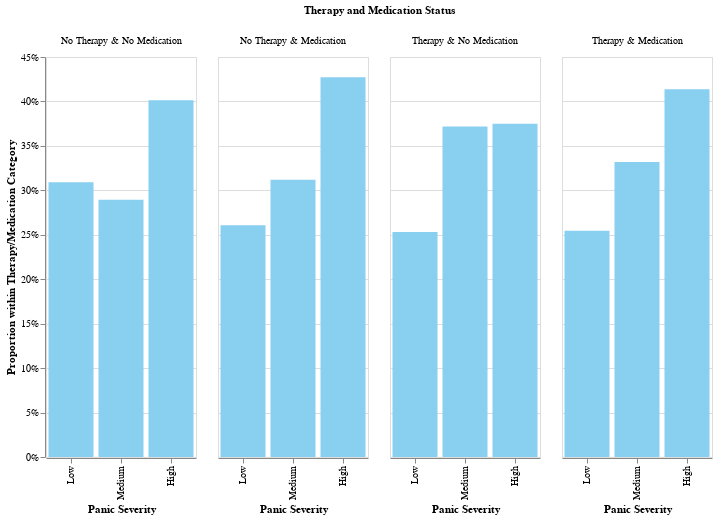

The cell this chart's notebook holds for it:
### Markdown cell above
### Normalized Grouped Bar Chart for Effects of Therapy and Medication

### Code cell
import altair as alt

# Create Therapy_Status and Medication_Status columns for labeling purposes
df['Therapy_Status'] = df['Therapy'].apply(lambda x: 'Therapy' if x == 1 else 'No Therapy')
df['Medication_Status'] = df['Medication'].apply(lambda x: 'Medication' if x == 1 else 'No Medication')

# Create a combined Therapy/Medication status column
df['Status'] = df['Therapy_Status'] + ' & ' + df['Medication_Status']

# Group by and count each combined therapy/medication status and panic severity category
count_df = df.groupby(['Status', 'Panic_Severity']).size().reset_index(name='Count')

# Compute total counts per Therapy/Medication category
total_counts = count_df.groupby('Status')['Count'].transform('sum')

# Compute the percentage
count_df['Percentage'] = count_df['Count'] / total_counts

# Specify the order of Panic_Severity categories (x-axis)
severity_order = ['Low', 'Medium', 'High']

# Specify the order of Status categories (subplots)
status_order = ['No Therapy & No Medication', 'No Therapy & Medication', 
                'Therapy & No Medication', 'Therapy & Medication']


# Create the grouped bar chart with severity on the x-axis
chart = alt.Chart(count_df).mark_bar(color='#89CFF0').encode(
    x=alt.X('Panic_Severity:N', title='Panic Severity', sort=severity_order),
    y=alt.Y('Percentage:Q', title='Proportion within Therapy/Medication Category', axis=alt.Axis(format='%')),
    column=alt.Column('Status:N', title='Therapy and Medication Status', sort=status_order)  
).properties(
    width=150,  
    height=400
).configure_view(
    continuousWidth=150,
    continuousHeight=400
).configure_axis(
    labelFont='Roboto Mono',  # Apply Roboto Mono font to axis labels
    titleFont='Roboto Mono'   # Apply Roboto Mono font to axis titles
).configure_text(
    font='Roboto Mono'  # Apply Roboto Mono font to all text elements
).interactive()

chart

### Figure 1 — Vega-Lite specification as saved in the notebook (floating-point values rounded to 4 significant figures)
{"config": {"view": {"continuousWidth": 150, "continuousHeight": 400}, "axis": {"labelFont": "Roboto Mono", "titleFont": "Roboto Mono"}, "text": {"font": "Roboto Mono"}}, "data": {"name": "data-116b802f79995d20ea755e82e64124be"}, "mark": {"type": "bar", "color": "#89CFF0"}, "encoding": {"column": {"field": "Status", "sort": ["No Therapy & No Medication", "No Therapy & Medication", "Therapy & No Medication", "Therapy & Medication"], "title": "Therapy and Medication Status", "type": "nominal"}, "x": {"field": "Panic_Severity", "sort": ["Low", "Medium", "High"], "title": "Panic Severity", "type": "nominal"}, "y": {"axis": {"format": "%"}, "field": "Percentage", "title": "Proportion within Therapy/Medication Category", "type": "quantitative"}}, "height": 400, "params": [{"name": "param_4", "select": {"type": "interval", "encodings": ["x", "y"]}, "bind": "scales"}], "width": 150, "$schema": "https://vega.github.io/schema/vega-lite/v5.20.1.json", "datasets": {"data-116b802f79995d20ea755e82e64124be": [{"Status": "No Therapy & Medication", "Panic_Severity": "High", "Count": 100, "Percentage": 0.4274}, {"Status": "No Therapy & Medication", "Panic_Severity": "Low", "Count": 61, "Percentage": 0.2607}, {"Status": "No Therapy & Medication", "Panic_Severity": "Medium", "Count": 73, "Percentage": 0.312}, {"Status": "No Therapy & No Medication", "Panic_Severity": "High", "Count": 122, "Percentage": 0.4013}, {"Status": "No Therapy & No Medication", "Panic_Severity": "Low", "Count": 94, "Percentage": 0.3092}, {"Status": "No Therapy & No Medication", "Panic_Severity": "Medium", "Count": 88, "Percentage": 0.2895}, {"Status": "Therapy & Medication", "Panic_Severity": "High", "Count": 91, "Percentage": 0.4136}, {"Status": "Therapy & Medication", "Panic_Severity": "Low", "Count": 56, "Percentage": 0.2545}, {"Status": "Therapy & Medication", "Panic_Severity": "Medium", "Count": 73, "Percentage": 0.3318}, {"Status": "Therapy & No Medication", "Panic_Severity": "High", "Count": 123, "Percentage": 0.375}, {"Status": "Therapy & No Medication", "Panic_Severity": "Low", "Count": 83, "Percentage": 0.253}, {"Status": "Therapy & No Medication", "Panic_Severity": "Medium", "Count": 122, "Percentage": 0.372}]}}
